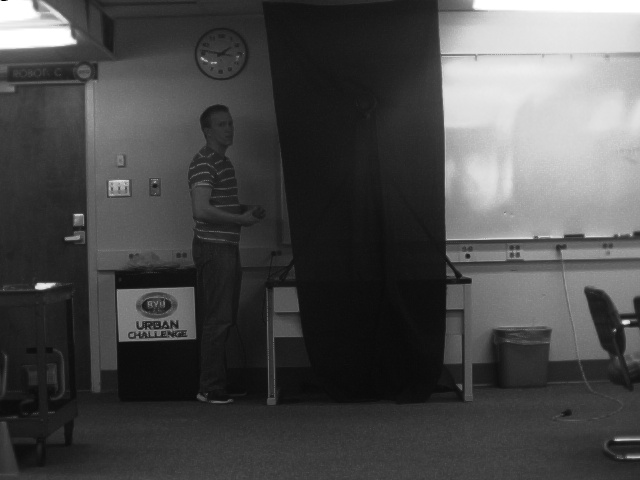
//> input picture HW1/baseballPics/1L05.jpg, 640 x 480 px, given in place of MotionFieldVideo.mp4, which was not available
$ ./featureMatching   (built with g++ and OpenCV 4)
//> lines starting //> are read from the running program, lines starting //| are printed output that depends on the picture; after the words box and inside, x2 and y2 are one past the last pixel; in counts of white or black regions, pixels touching at a corner belong together; pictures that were not available may be replaced by others from this repository, and a replacement may not be noted
#include <opencv2/opencv.hpp>
#include <opencv2/features2d.hpp>
// #include <opencv2/xfeatures2d.hpp> //I don't have this

#include <iostream>
#include <vector>
#include <queue>

cv::Point2f getPoint(cv::Point2f pt, int side, cv::Mat img)
{
  float x, y;
  if(pt.x > img.cols - side/2.0)
    x = img.cols - side;
  else if(pt.x < side/2.0)
    x = 0;
  else
    x = pt.x- side/2.0;
  if(pt.y > img.rows - side/2.0)
    y = img.rows - side;
  else if(pt.y < side/2.0)
    y = 0;
  else
     y = pt.y - side/2.0;

  return cv::Point2f(x, y);
}

std::vector<cv::Mat> skipFrames(int n_frames)
{
//> called with n_frames = 1
  std::vector<cv::Mat> frames;
  std::queue<cv::Mat> prev_imgs;
  cv::VideoCapture cap("../MotionFieldVideo.mp4");

  for(int i(0); i < n_frames; i++)
  {
    cv::Mat img, g_img;
    cap >> img;
//> img is the input picture: 480 rows x 640 cols, CV_8UC3; min 1, max 255, mean 75.4
    cv::cvtColor(img, g_img, cv::COLOR_BGR2GRAY);
    prev_imgs.push(g_img);
//> prev_imgs = 1 item
  }

  int max_corners(500), side(5);
  int s_side = 11 * side;
  double quality(0.01), min_dist(25.0);
  cv::Size template_size{side, side};
  cv::Size search_size{s_side, s_side};
  int match_method = cv::TM_SQDIFF_NORMED;
  while(true)
  {
    cv::Mat prev_img, img, g_img;
    cap >> img;
    if(img.empty())
      break;
    cv::cvtColor(img, g_img, cv::COLOR_BGR2GRAY);
    prev_img = prev_imgs.front();

    std::vector<cv::Point2f> prev_corners;
    cv::goodFeaturesToTrack(prev_img, prev_corners, max_corners, quality, min_dist);
//> prev_corners = 99 Points (x, y), first 12: [36, 287], [628, 321], [74, 215], [615, 439], [128, 180], [446, 239], [585, 236], [201, 58], [631, 235], [140, 326], [75, 43], [177, 327]

    for(cv::Point2f pt : prev_corners)
    {
      cv::Point2f pt2 = getPoint(pt, side, img);
      cv::Rect roi{pt2, template_size};
      cv::Mat templ = prev_img(roi);

      cv::Point2f search_pt = getPoint(pt, s_side, img);
      cv::Rect search_roi{search_pt, search_size};
      cv::Mat search_img = g_img(search_roi);

      int result_cols = search_img.cols - templ.cols + 1;
      int result_rows = search_img.rows - templ.rows + 1;
      cv::Mat result;
      result.create(result_rows, result_cols, CV_32FC1);
      cv::matchTemplate(search_img, templ, result, match_method);

      cv::normalize(result, result, 0, 1, cv::NORM_MINMAX, -1, cv::Mat());

      double minVal; double maxVal;
      cv::Point matchLoc, minLoc, maxLoc;
      cv::minMaxLoc( result, &minVal, &maxVal, &minLoc, &maxLoc, cv::Mat());
      matchLoc.x = pt.x - result_cols/2.0 + minLoc.x;
      matchLoc.y = pt.y - result_rows/2.0 + minLoc.y;

      cv::circle(img, pt, 3, cv::Scalar(0, 255, 0), -1);
      cv::line(img, pt, matchLoc, cv::Scalar(0, 0, 255), 1);
    }
//> this loop made 99 passes
//> (pt, x in getPoint, y in getPoint, roi, x in getPoint (second call), y in getPoint (second call), search_roi, minLoc) on passes 1, 3, 5, 6, 7, 8: (Point(36, 287), 33.5, 284.5, Rect(34, 284, 5, 5), 8.5, 259.5, Rect(8, 260, 55, 55), Point(26, 24)), (Point(74, 215), 71.5, 212.5, Rect(72, 212, 5, 5), 46.5, 187.5, Rect(46, 188, 55, 55), Point(26, 24)), (Point(128, 180), 125.5, 177.5, Rect(126, 178, 5, 5), 100.5, 152.5, Rect(100, 152, 55, 55), Point(26, 26)), (Point(446, 239), 443.5, 236.5, Rect(444, 236, 5, 5), 418.5, 211.5, Rect(418, 212, 55, 55), Point(26, 24)), (Point(585, 236), 582.5, 233.5, Rect(582, 234, 5, 5), 557.5, 208.5, Rect(558, 208, 55, 55), Point(24, 26)), (Point(201, 58), 198.5, 55.5, Rect(198, 56, 5, 5), 173.5, 30.5, Rect(174, 30, 55, 55), Point(24, 26))
//> pt on passes 52 to 57: Point(562, 414), Point(506, 340), Point(84, 242), Point(5, 355), Point(439, 10), Point(97, 270)
//> pass 1, in skipFrames, `cv::Mat search_img = g_img(search_roi);`:
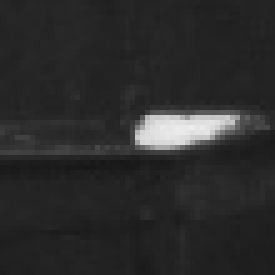
//> search_img: 55 rows x 55 cols, CV_8UC1 (shown 5 times larger); min 23, max 237, mean 43.5
//> pass 1, in skipFrames, `cv::matchTemplate(search_img, templ, result, match_method);`:
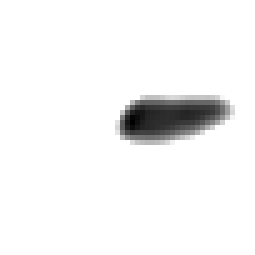
//> result: 51 rows x 51 cols, CV_32FC1 (shown 5 times larger); min 0, max 1, mean 0.958
//> pass 2, in skipFrames, `cv::Mat search_img = g_img(search_roi);`:
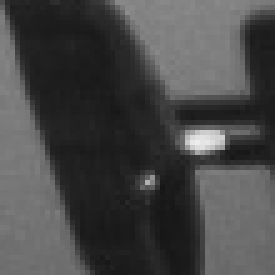
//> search_img: 55 rows x 55 cols, CV_8UC1 (shown 5 times larger); min 22, max 236, mean 71.1
//> pass 2, in skipFrames, `cv::matchTemplate(search_img, templ, result, match_method);`:
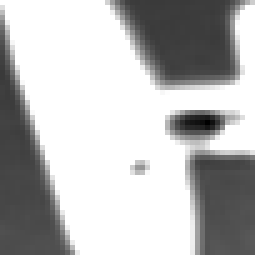
//> result: 51 rows x 51 cols, CV_32FC1 (shown 5 times larger); min 0, max 1, mean 0.727
//> after the loop:
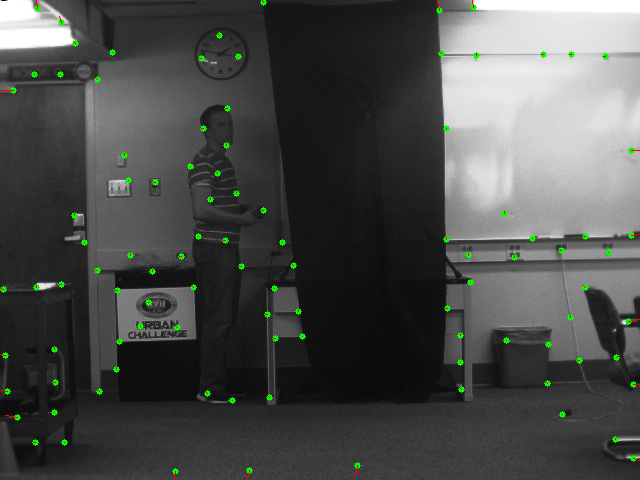
//> img: 480 rows x 640 cols, CV_8UC3; 0.97% of pixels changed, all inside (x1, y1, x2, y2) = (0, 0, 640, 480)

    cv::imshow("MotionField", img);
    cv::waitKey(1);
    frames.push_back(img);
    prev_imgs.pop();
    prev_imgs.push(g_img);
  }
  cap.release();
  return frames;
}

void makeVideo(std::vector<cv::Mat> v1, std::vector<cv::Mat> v2, std::string filename)
{
  int ex = cv::VideoWriter::fourcc('M', 'P', 'E', 'G');
  cv::Size size(1920, 1080);
  cv::VideoWriter v_out(filename, ex, 20, size, true);

  for(int i(0); i < v1.size(); i++)
    v_out << v1[i];
  for(int i(0); i < v2.size(); i++)
    v_out << v2[i];
  v_out.release();
}

int main()
{
  std::vector<cv::Mat> set1, set2;
  set1 = skipFrames(1);
  set2 = skipFrames(10);
  makeVideo(set1, set2, "task2.avi");

  return 0;
}
